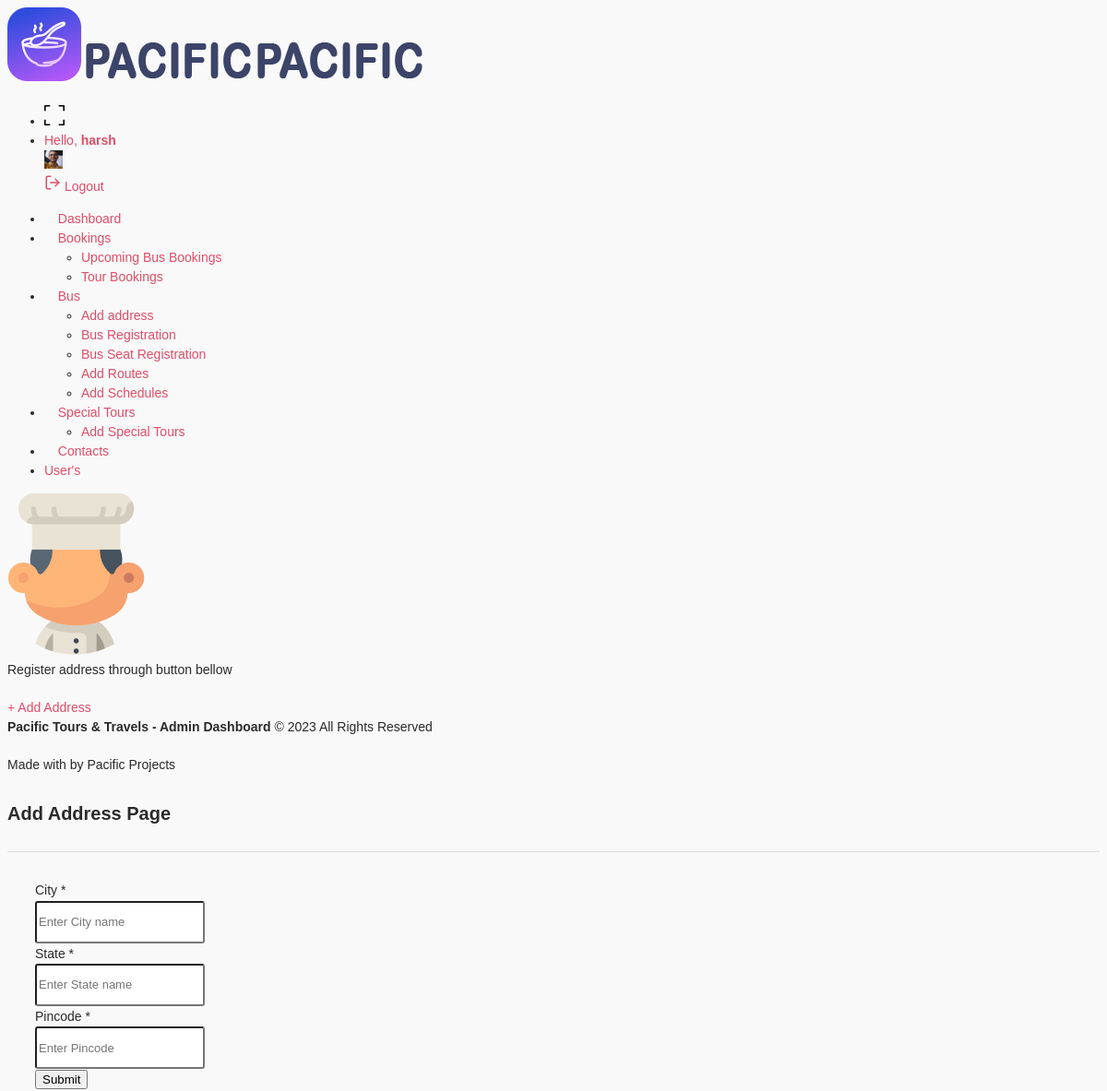
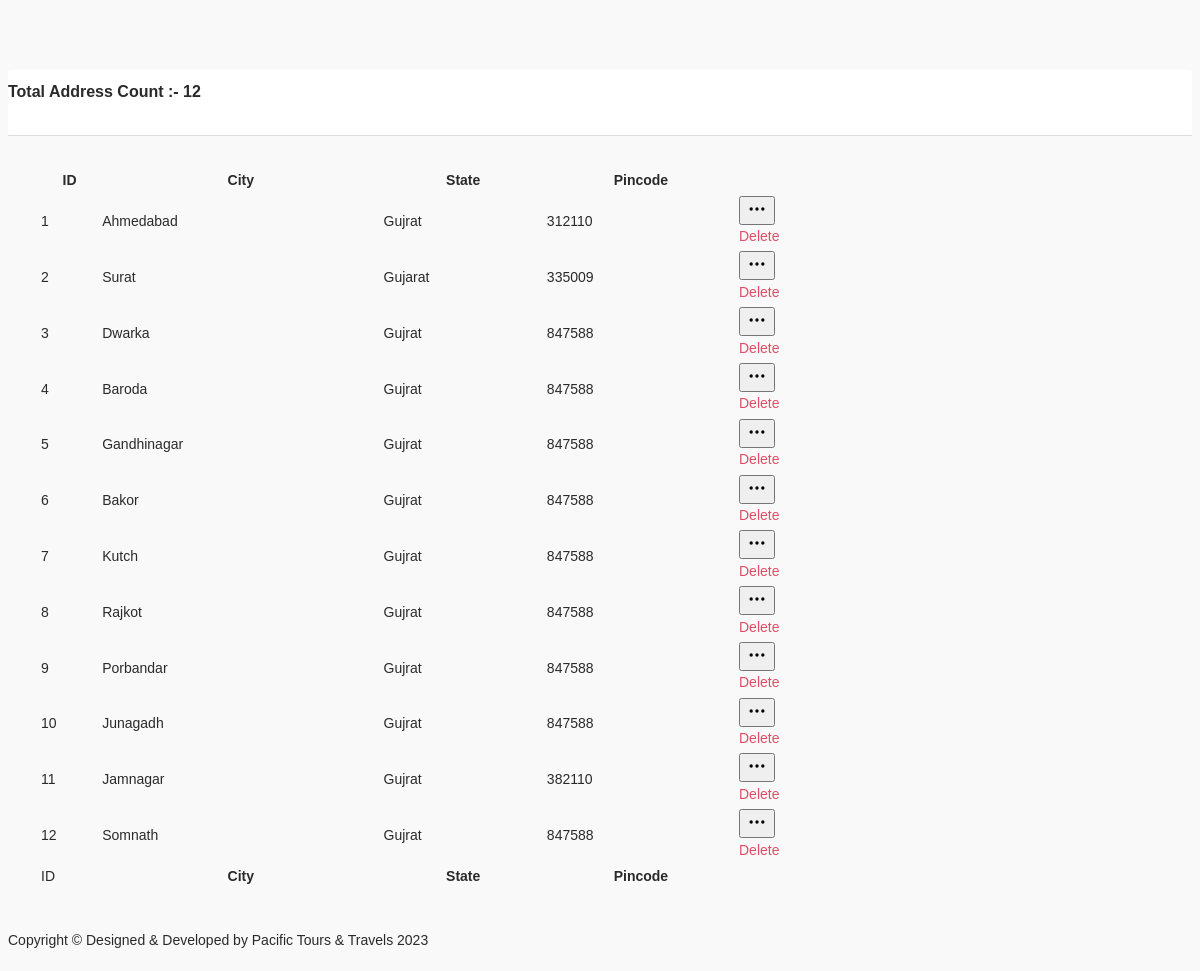
Page /manager/add_address/ (signed in) on the committed database (2 pictures, top to bottom).
### auth_system/models.py (models this page shows)
class CustomUser(AbstractUser):
    user_type = models.CharField(max_length=10,choices=user_choice,default='customer')
    contact = models.CharField(max_length=10,default='')
    gender = models.CharField(max_length=50,choices=gender_choice,default='male')

### booking/models.py (models this page shows, shortened)
class Address(models.Model):
    city = models.CharField(max_length=100,blank=False,null=False,unique=True)
    state = models.CharField(max_length=100,blank=False,null=False)
    pincode = models.CharField(max_length=10,blank=True,null=True)

### manager/views.py (the view)
# urls.py: path('add_address/',views.add_address,name='add_address'),
@login_required(login_url='auth_system:login_user')
def add_address(request):
    if request.method == 'POST':
        form = Add_addressForm(request.POST,request.FILES)
        if form.is_valid():
            form.save()
            messages.success(request,'Address added successfully.')
            return redirect('manager:add_address')
    else:
        form = Add_addressForm()
    context={
        'form':form,
        'cnt':Address.objects.all().count(),
        'data':Address.objects.all()
    }
    return render(request,'manager/add_address.html',context)

### booking/forms.py
class Add_addressForm(forms.ModelForm):
        class Meta:
                model = Address
                fields = ['city','state','pincode']
                widgets = {
                        'city':forms.TextInput(attrs={'class':'form-control input-height','type':'input','placeholder':'Enter City name'}),
                        'state':forms.TextInput(attrs={'class':'form-control input-height','type':'input','placeholder':'Enter State name'}),
                        'pincode':forms.TextInput(attrs={'class':'form-control input-height','type':'input','placeholder':'Enter Pincode'}),
                }

### templates/manager/add_address.html (shortened to what this page needs)
{% extends 'manager/layout.html' %}
{% load static %}
{% block body %}
<div class="content-body">
    <div class="container-fluid">
        <div class="row page-titles mx-0">
            <div class="col-sm-6 p-md-0">
                <div class="welcome-text">
                    <h4>Add Address  Page</h4>
                </div>
            </div>
        </div>
        <div class="card-body">
            <div class="form-validation">
                <form class="" action="." method="post" enctype='multipart/form-data'>
                    <div class="row">
                        <div class="col-xl-12">
                            {% for i in form %}
                            <div class="mb-3 row">
                                <label class="col-lg-4 col-form-label">{{ i.label }}
                                    <span class="text-danger">*{{i.error}}</span>
                                </label>
                                <div class="col-lg-6">
                                    {{ i }}
                                </div>
                            </div>
                            {% endfor %}
                            <div class="mb-3 row">
                                <div class="col-lg-8 ms-auto">
                                    <button type="submit" class="btn btn-primary">Submit</button>
                                </div>
                            </div>
                        </div>
                    </div>
                </form>
            </div>
        </div>
        <div class="row">
            <div class="col-12">
                <div class="card">
                    <div class="card-header">
                        <h4 class="card-title">Total Address Count :- {{cnt}}</h4>
                    </div>
                    <div class="card-body">
                        <div class="table-responsive">
                            <table id="example" class="display" style="min-width: 845px">
                                <thead>
                                    <tr>
                                        <th>ID</th>
                                        <th>City</th>
                                        <th>State</th>
                                        <th>Pincode</th>
                                        <th></th>
                                    </tr>
                                </thead>
                                <tbody>
                                    {% for i in data %}
                                    <tr>
                                        <td>{{i.id}}</td>
                                        <td>{{i.city}}</td>
                                        <td>{{i.state}}</td>
                                        <td>{{i.pincode}}</td>
                                        <td>
                                            <div class="dropdown">
                                                <button type="button" class="btn btn-success light sharp" data-bs-toggle="dropdown">
                                                </button>
                                                <div class="dropdown-menu">
                                                    <a class="dropdown-item" href="#">Delete</a>
                                                </div>
                                            </div>
                                        </td>
                                    </tr>
                                    {% endfor %}
                                </tbody>
                                <tfoot>
                                    <tr>
                                        <td>ID</td>
                                        <th>City</th>
                                        <th>State</th>
                                        <th>Pincode</th>
                                        <th></th>
                                    </tr>
                                </tfoot>
                            </table>
                        </div>
                    </div>
                </div>
            </div>
        </div>
    </div>
</div>
{% endblock body %}

### templates/manager/layout.html (shortened to what this page needs)
{% load static %}
<!DOCTYPE html>
<html lang="en">
<head>
    <link href="{% static 'dashboard/vendor/jqvmap/css/jqvmap.min.css' %}" rel="stylesheet">
    <link rel="stylesheet" href="{% static 'dashboard/vendor/chartist/css/chartist.min.css' %}">
    <link href="{% static 'dashboard/vendor/bootstrap-select/dist/css/bootstrap-select.min.css' %}" rel="stylesheet">
    <link href="{% static 'dashboard/css/style.css' %}" rel="stylesheet">
    <link href="{% static 'dashboard/css/LineIcons.css' %}" rel="stylesheet">
    <link rel="stylesheet" href="{% static 'dashboard/icons/flaticon/flaticon.css' %}">
    <link href="{% static 'dashboard/vendor/datatables/css/jquery.dataTables.min.css' %} " rel="stylesheet">
    <link href="{% static 'dashboard/vendor/bootstrap-select/dist/css/bootstrap-select.min.css' %}" rel="stylesheet">
</head>
<body>
    <div id="main-wrapper">
        <div class="nav-header">
            <a href="{% url 'manager:dashboard' %}" class="brand-logo">
                <img class="logo-abbr" src="{% static 'dashboard/images/logo.png' %}" alt="">
                <img class="logo-compact" src="{% static 'dashboard/images/logo-text.png' %}" alt="">
                <img class="brand-title" src="{% static 'dashboard/images/logo-text.png' %}" alt="">
            </a>
        </div>
        <div class="header">
            <div class="header-content">
                <nav class="navbar navbar-expand">
                    <div class="collapse navbar-collapse justify-content-between">
                        <ul class="navbar-nav header-right">
                            <li class="nav-item dropdown notification_dropdown">
                                <a class="nav-link dz-fullscreen primary" href="#">
                                </a>
                            </li>
                            <li class="nav-item dropdown header-profile">
                                <a class="nav-link" href="#" role="button" data-bs-toggle="dropdown">
                                    <div class="header-info">
                                        <span>Hello, <strong>{{user}}</strong></span>
                                    </div>
                                    <img src="{% static 'dashboard/images/profile/pic1.jpg' %}" width="20" alt="" />
                                </a>
                                <div class="dropdown-menu dropdown-menu-right">
                                    <a href="{% url 'auth_system:logout_user' %}" class="dropdown-item ai-icon">
                                        <span class="ms-2">Logout </span>
                                    </a>
                                </div>
                            </li>
                        </ul>
                    </div>
                </nav>
            </div>
        </div>
        <div class="deznav">
            <div class="deznav-scroll">
                <ul class="metismenu" id="menu">
                    <li><a class=" ai-icon" href="{% url 'manager:dashboard' %}" aria-expanded="false">
                            <i class="flaticon-381-networking"></i>
                            <span class="nav-text">Dashboard</span>
                        </a>
                    </li>
                    <li><a class="has-arrow ai-icon" href="javascript:void()" aria-expanded="false">
                            <i class="flaticon-381-notepad"></i>
                            <span class="nav-text">Bookings</span>
                        </a>
                        <ul aria-expanded="false">
                            <li><a href="{% url 'manager:all_bookings' %}">Upcoming Bus Bookings</a></li>
                            <li><a href="{% url 'manager:tour_bookings' %}">Tour Bookings</a></li>
                        </ul>
                    </li>
                    <li><a class="has-arrow ai-icon" href="javascript:void()" aria-expanded="false">
                            <i class="flaticon-381-television"></i>
                            <span class="nav-text">Bus</span>
                        </a>
                        <ul aria-expanded="false">
                            <li><a href="{% url 'manager:add_address' %}">Add address</a></li>
                            <li><a href="{% url 'manager:bus_registration' %}">Bus Registration</a></li>
                            <li><a href="{% url 'manager:add_bus_seat' %}">Bus Seat Registration</a></li>
                            <li><a href="{% url 'manager:add_routes' %}">Add Routes</a></li>
                            <li><a href="{% url 'manager:add_schedules' %}">Add Schedules</a></li>
                        </ul>
                    </li>
                    <li><a class="has-arrow ai-icon" href="javascript:void()" aria-expanded="false">
                            <i class="flaticon-381-controls-3"></i>
                            <span class="nav-text">Special Tours</span>
                        </a>
                        <ul aria-expanded="false">
                            <li><a href="{% url 'manager:add_special_tours' %}">Add Special Tours</a></li>
                        </ul>
                    </li>
                    <li><a class=" ai-icon" href="{% url 'manager:contact_us' %}" aria-expanded="false">
                            <i class="flaticon-381-database"></i>
                            <span class="nav-text">Contacts</span>
                        </a>
                    </li>
                    <li><a class=" ai-icon" href="{% url 'manager:all_users' %}" aria-expanded="false">
                            <span class="nav-text">User's</span>
                        </a>
                    </li>
                </ul>
                <div class="add-menu-sidebar">
                    <img src="images/icon1.png" alt="" />
                    <p>Register address through button bellow</p>
                    <a href="{% url 'manager:add_address' %}" class="btn bg-white text-black">+ Add Address</a>
                </div>
                <div class="copyright">
                    <p><strong>Pacific Tours & Travels - Admin Dashboard</strong> © 2023 All Rights Reserved</p>
                    <p>Made with  by Pacific Projects </p>
                </div>
            </div>
        </div>
        {% block body %}
        {% endblock body %}
        <div class="footer">
            <div class="copyright">
                <p>Copyright © Designed &amp; Developed by Pacific Tours & Travels </a> 2023</p>
            </div>
        </div>
    </div>
</body>
</html>

### rows in the picture
Address: id "1", city "Ahmedabad", state "Gujrat", pincode "312110"
Address: id "2", city "Surat", state "Gujarat", pincode "335009"
Address: id "3", city "Dwarka", state "Gujrat", pincode "847588"
Address: id "4", city "Baroda", state "Gujrat", pincode "847588"
Address: id "5", city "Gandhinagar", state "Gujrat", pincode "847588"
Address: id "6", city "Bakor", state "Gujrat", pincode "847588"
Address: id "7", city "Kutch", state "Gujrat", pincode "847588"
Address: id "8", city "Rajkot", state "Gujrat", pincode "847588"
Address: id "9", city "Porbandar", state "Gujrat", pincode "847588"
Address: id "10", city "Junagadh", state "Gujrat", pincode "847588"
Address: id "11", city "Jamnagar", state "Gujrat", pincode "382110"
Address: id "12", city "Somnath", state "Gujrat", pincode "847588"

### other values in the picture
{{ user }} "harsh"
{{ i.label }} "City" "State" "Pincode"
{{ cnt }} "12"
